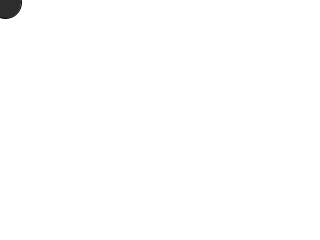
Frame 1 (no input)
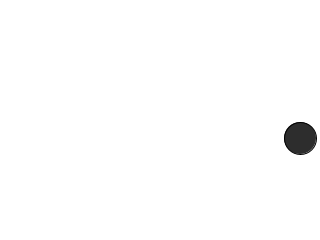
Frame 60 (the mouse pressed at the canvas centre just before this capture)
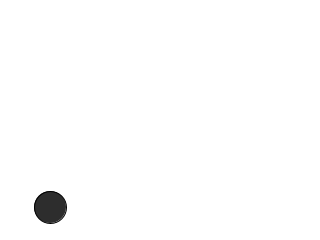
Frame 120 (the mouse held since frame 60 and released just before this capture)

The Processing sketch that drew these frames (run headless with seeded random() and noise(); from frame 60 on, the mouse is pressed at the canvas centre):

// Processing sketch: balls
// ── balls.pde
Ball b;

void setup(){
  size(320, 240);
  b = new Ball();
}

void draw(){
  background(255);
  b.update();
  b.checkEdges();
  b.display();
}

// ── Ball.pde
class Ball{
  float x =0;
  float y = 0;
  float xspeed = 5;
  float yspeed = 2.3;
  
  void display(){
    stroke(0);
    fill(45);
    ellipse(x, y, 32, 32);
  }
  
  void update(){
    x = x+xspeed;
    y = y+ yspeed;
  }
  
  void checkEdges(){
  if (x> width || x<0){
    xspeed = xspeed*-1;
  }
  if (y> height || y<0){
    yspeed = yspeed*-1;
  }

  }

}
